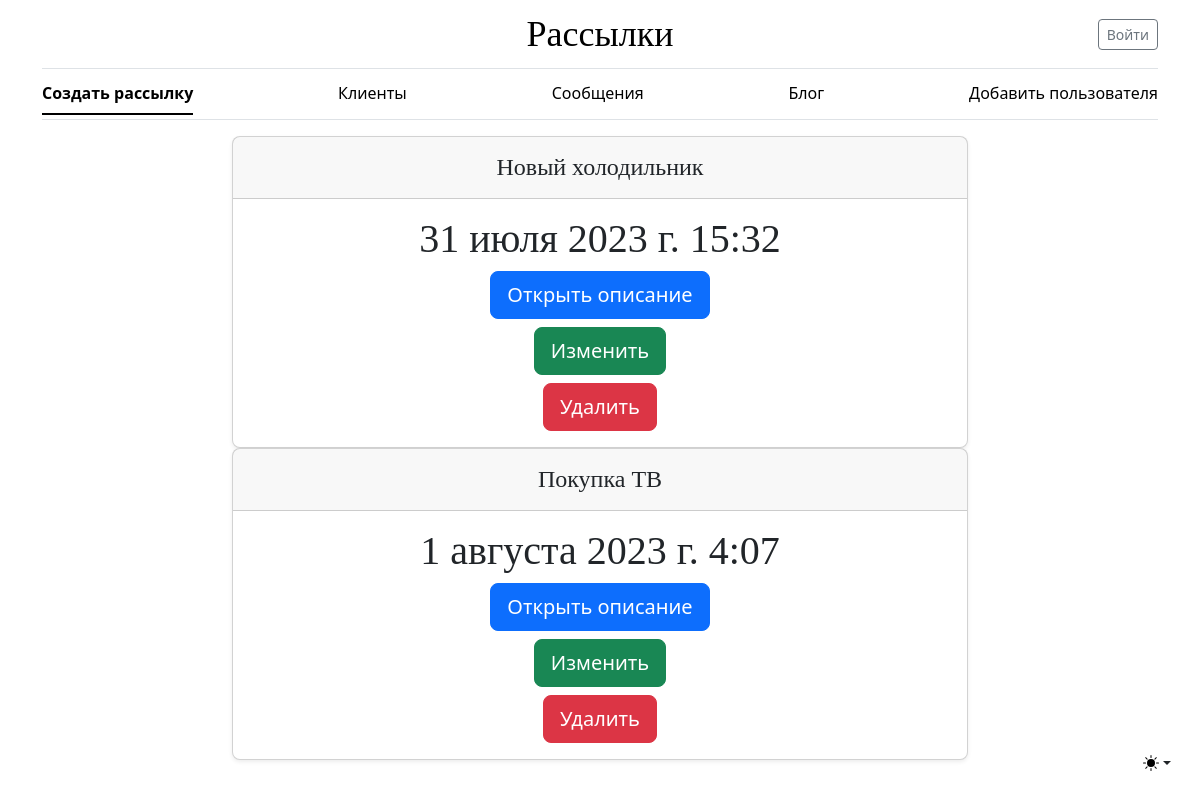
The page / on the database its author committed.
### mailing/models.py (models this page shows)
class Setting(models.Model):
    FREQUENCY = [
        (None, 'Не указано'),
        ('OPD', 'Раз в день'),
        ('OPW', 'Раз в неделю'),
        ('OPM', 'Раз в месяц')
    ]
    STATUS = [
        (None, 'Не указано'),
        ('created', 'Создана'),
        ('active', 'Запущена'),
        ('closed', 'Завершена')
    ]
    client = models.ManyToManyField('Client', verbose_name="Клиент")
    message = models.ForeignKey('Message', on_delete=models.CASCADE, verbose_name='Сообщение')
    mailing_time = models.DateTimeField(default=timezone.now, verbose_name='Время отправки')
    frequency_mailing = models.CharField(max_length=3, choices=FREQUENCY,
                                         verbose_name='Переодичность отправки')
    mailing_status = models.CharField(max_length=7, choices=STATUS,
                                      verbose_name='Статус отправки')
    class Meta:
        verbose_name = 'Настройки публикации'
        verbose_name_plural = 'Настройки публикаций'

class Message(models.Model):
    subject_message = models.CharField(max_length=255, **NULLABLE,
                                       verbose_name='Тема сообщения')
    message = models.TextField(**NULLABLE, verbose_name='Сообщение')
    def __str__(self):
        return f'{self.subject_message}'
    class Meta:
        verbose_name = 'Сообщение'
        verbose_name_plural = 'Сообщения'

### mailing/views.py (the view)
# urls.py: path('', SettingListViews.as_view(), name='setting_list'),
class SettingListViews(ListView):
    model = Setting

### mailing/templates/mailing/setting_list.html (shortened to what this page needs)
{% extends 'mailing/base.html' %}
{% block content %}
    {% for object in object_list %}
<div class="container">
  <div class="row justify-content-md-center">
    <div class="col-8 text-center ">
        <div class="card mb-8 rounded-3 shadow-sm">
          <div class="card-header py-3 text-center">
            <h4 class="my-0 fw-normal">{{ object.message }}</h4>
          </div>
          <div class="card-body text-center">
            <h1 class="card-title pricing-card-title">{{ object.mailing_time }}</h1>
                <a class="btn btn-primary btn-lg" href="{% url 'mailing:setting_detail' object.pk %}" role="button">Открыть описание</a>
                <a class="btn btn-success btn-lg" href="{% url 'mailing:setting_update' object.pk %}" role="button">Изменить</a>
                <a class="btn btn-danger btn-lg" href="{% url 'mailing:setting_delete' object.pk %}" role="button">Удалить</a>
          </div>
        </div>
    </div>
  </div>
</div>
    {% endfor %}
{% endblock %}

### static/css/blog.css (style rules this page uses)
h1, h2, h3, h4, h5, h6 { font-family: "Playfair Display", Georgia, "Times New Roman", serif; }

### rows shown on the page
Setting: message "Новый холодильник", mailing_time "31 июля 2023 г. 15:32"
Setting: message "Покупка ТВ", mailing_time "1 августа 2023 г. 4:07"
